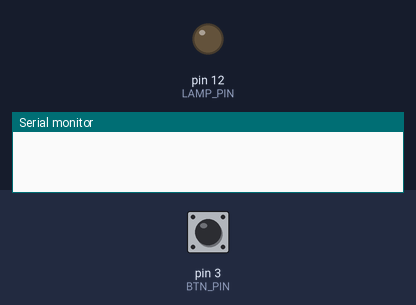
Simulated run of this sketch. Board: Arduino Uno, built with avr-gcc and run on an emulated ATmega328P. Parts: output pins drawn as LEDs (lit = HIGH), the last lines printed to the serial monitor. Inputs (shaded band) come from the test bench; at power-on: pin 3 (BTN_PIN) HIGH.

Above: at 1.2 s.
1.3 s: pin 3 (BTN_PIN) pulled LOW for 0.15 s
At 2.5 s:
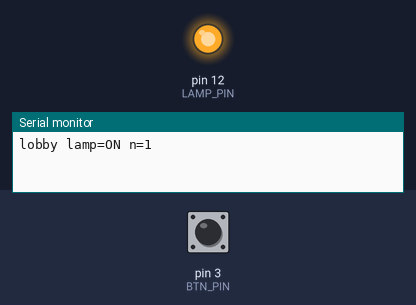
2.9 s: pin 3 (BTN_PIN) pulled LOW for 1 s
At 3.9 s:
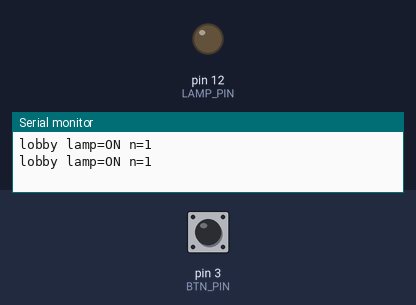
6.9 s: pin 3 (BTN_PIN) pulled LOW for 3.2 s
At 8.2 s:
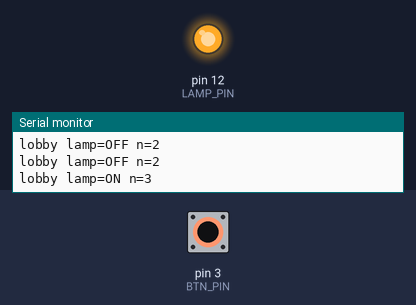
Timing chart, 0 to 9.9 s (numbered marks = the images above; inputs shaded):
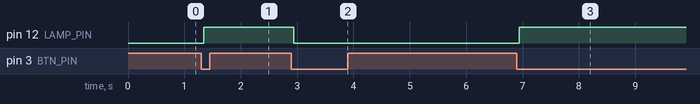

Measured:
- after the input at 1.3 s, pin 12 (LAMP_PIN): LOW → HIGH at once
- after the input at 2.9 s, pin 12 (LAMP_PIN): HIGH → LOW at once
- after the input at 6.9 s, pin 12 (LAMP_PIN): LOW → HIGH at once

The sketch:

reference.ino
```cpp
// Lobby accent lamp toggle with contact settle.
// Momentary switch on D3 (pull-up), lamp channel on D12.

const uint8_t BTN_PIN = 3;
const uint8_t LAMP_PIN = 12;
const unsigned long SETTLE_MS = 45;
const unsigned long STATUS_MS = 1400;

bool lampOn = false;
uint8_t stable = HIGH;
uint8_t lastRaw = HIGH;
unsigned long edgeMs = 0;
unsigned long statusMs = 0;
unsigned long toggles = 0;

void setLamp(bool on)
{
    lampOn = on;
    digitalWrite(LAMP_PIN, on ? HIGH : LOW);
}

void toggleLamp()
{
    setLamp(!lampOn);
    toggles++;
}

void printStatus()
{
    Serial.print("lobby lamp=");
    Serial.print(lampOn ? "ON" : "OFF");
    Serial.print(" n=");
    Serial.println(toggles);
}

void setup()
{
    pinMode(BTN_PIN, INPUT_PULLUP);
    pinMode(LAMP_PIN, OUTPUT);
    setLamp(false);
    Serial.begin(9600);
    stable = digitalRead(BTN_PIN);
    lastRaw = stable;
    statusMs = millis();
}

void loop()
{
    uint8_t raw = digitalRead(BTN_PIN);
    unsigned long now = millis();

    if (raw != lastRaw)
    {
        edgeMs = now;
        lastRaw = raw;
    }

    if ((now - edgeMs) >= SETTLE_MS && raw != stable)
    {
        stable = raw;
        if (stable == LOW)
        {
            toggleLamp();
        }
    }

    if (now - statusMs >= STATUS_MS)
    {
        statusMs = now;
        printStatus();
    }
}
```
